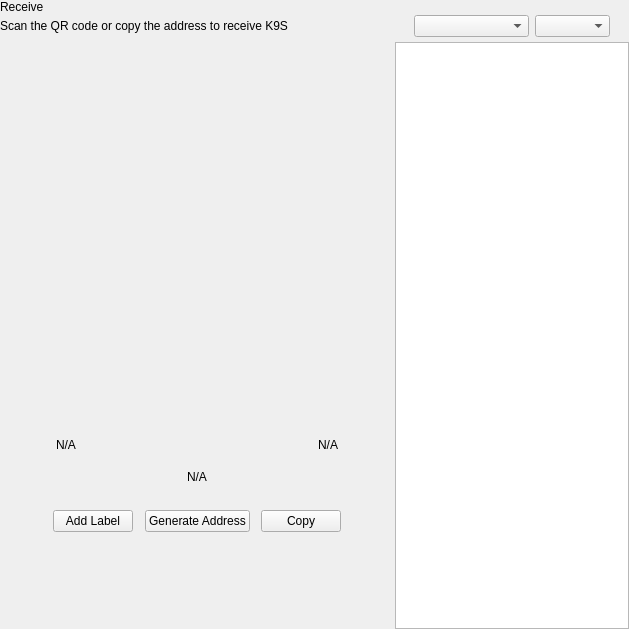
<?xml version="1.0" encoding="UTF-8"?>
<ui version="4.0">
 <class>ReceiveWidget</class>
 <widget class="QWidget" name="ReceiveWidget">
  <property name="geometry">
   <rect>
    <x>0</x>
    <y>0</y>
    <width>629</width>
    <height>629</height>
   </rect>
  </property>
  <property name="minimumSize">
   <size>
    <width>0</width>
    <height>0</height>
   </size>
  </property>
  <property name="windowTitle">
   <string>Form</string>
  </property>
  <layout class="QHBoxLayout" name="horizontalLayout_2" stretch="2,1">
   <property name="spacing">
    <number>0</number>
   </property>
   <property name="leftMargin">
    <number>0</number>
   </property>
   <property name="topMargin">
    <number>0</number>
   </property>
   <property name="rightMargin">
    <number>0</number>
   </property>
   <property name="bottomMargin">
    <number>0</number>
   </property>
   <item>
    <widget class="QWidget" name="left" native="true">
     <layout class="QVBoxLayout" name="verticalLayout_3">
      <property name="leftMargin">
       <number>0</number>
      </property>
      <property name="topMargin">
       <number>0</number>
      </property>
      <property name="rightMargin">
       <number>0</number>
      </property>
      <property name="bottomMargin">
       <number>0</number>
      </property>
      <item>
       <layout class="QVBoxLayout" name="verticalLayout_2">
        <property name="spacing">
         <number>0</number>
        </property>
        <property name="leftMargin">
         <number>0</number>
        </property>
        <item>
         <layout class="QHBoxLayout" name="horizontalLayout_3">
          <property name="spacing">
           <number>0</number>
          </property>
          <item>
           <layout class="QVBoxLayout" name="verticalLayout_4">
            <property name="spacing">
             <number>5</number>
            </property>
            <item>
             <widget class="QLabel" name="labelTitle">
              <property name="text">
               <string>Receive</string>
              </property>
             </widget>
            </item>
            <item alignment="Qt::AlignTop">
             <widget class="QLabel" name="labelSubtitle1">
              <property name="text">
               <string>Scan the QR code or copy the address to receive K9S</string>
              </property>
             </widget>
            </item>
           </layout>
          </item>
          <item>
           <spacer name="horizontalSpacer">
            <property name="orientation">
             <enum>Qt::Horizontal</enum>
            </property>
            <property name="sizeHint" stdset="0">
             <size>
              <width>40</width>
              <height>20</height>
             </size>
            </property>
           </spacer>
          </item>
         </layout>
        </item>
        <item>
         <spacer name="verticalSpacer_2">
          <property name="orientation">
           <enum>Qt::Vertical</enum>
          </property>
          <property name="sizeType">
           <enum>QSizePolicy::Expanding</enum>
          </property>
          <property name="sizeHint" stdset="0">
           <size>
            <width>20</width>
            <height>50</height>
           </size>
          </property>
         </spacer>
        </item>
        <item alignment="Qt::AlignHCenter">
         <widget class="QWidget" name="layoutQR" native="true">
          <property name="maximumSize">
           <size>
            <width>510</width>
            <height>16777215</height>
           </size>
          </property>
          <layout class="QVBoxLayout" name="verticalLayoutQr">
           <item>
            <spacer name="verticalSpacer11">
             <property name="orientation">
              <enum>Qt::Vertical</enum>
             </property>
             <property name="sizeType">
              <enum>QSizePolicy::Fixed</enum>
             </property>
             <property name="sizeHint" stdset="0">
              <size>
               <width>20</width>
               <height>20</height>
              </size>
             </property>
            </spacer>
           </item>
           <item alignment="Qt::AlignHCenter">
            <widget class="QLabel" name="labelQrImg">
             <property name="minimumSize">
              <size>
               <width>260</width>
               <height>260</height>
              </size>
             </property>
             <property name="maximumSize">
              <size>
               <width>260</width>
               <height>260</height>
              </size>
             </property>
             <property name="text">
              <string/>
             </property>
             <property name="alignment">
              <set>Qt::AlignCenter</set>
             </property>
            </widget>
           </item>
           <item>
            <spacer name="verticalSpacer_21">
             <property name="orientation">
              <enum>Qt::Vertical</enum>
             </property>
             <property name="sizeType">
              <enum>QSizePolicy::Fixed</enum>
             </property>
             <property name="sizeHint" stdset="0">
              <size>
               <width>20</width>
               <height>30</height>
              </size>
             </property>
            </spacer>
           </item>
           <item>
            <widget class="QWidget" name="widget" native="true">
             <property name="minimumSize">
              <size>
               <width>0</width>
               <height>0</height>
              </size>
             </property>
             <layout class="QHBoxLayout" name="horizontalLayout_5">
              <item>
               <widget class="QLabel" name="labelLabel">
                <property name="text">
                 <string notr="true">N/A</string>
                </property>
               </widget>
              </item>
              <item>
               <spacer name="horizontalSpacer_2">
                <property name="orientation">
                 <enum>Qt::Horizontal</enum>
                </property>
                <property name="sizeHint" stdset="0">
                 <size>
                  <width>141</width>
                  <height>20</height>
                 </size>
                </property>
               </spacer>
              </item>
              <item>
               <widget class="QLabel" name="labelDate">
                <property name="text">
                 <string notr="true">N/A</string>
                </property>
                <property name="alignment">
                 <set>Qt::AlignRight|Qt::AlignTrailing|Qt::AlignVCenter</set>
                </property>
               </widget>
              </item>
             </layout>
            </widget>
           </item>
           <item>
            <widget class="QLabel" name="labelAddress">
             <property name="sizePolicy">
              <sizepolicy hsizetype="Expanding" vsizetype="Preferred">
               <horstretch>0</horstretch>
               <verstretch>0</verstretch>
              </sizepolicy>
             </property>
             <property name="minimumSize">
              <size>
               <width>300</width>
               <height>0</height>
              </size>
             </property>
             <property name="text">
              <string notr="true">N/A</string>
             </property>
             <property name="alignment">
              <set>Qt::AlignCenter</set>
             </property>
            </widget>
           </item>
           <item>
            <spacer name="verticalSpacer_4">
             <property name="orientation">
              <enum>Qt::Vertical</enum>
             </property>
             <property name="sizeType">
              <enum>QSizePolicy::Fixed</enum>
             </property>
             <property name="sizeHint" stdset="0">
              <size>
               <width>20</width>
               <height>20</height>
              </size>
             </property>
            </spacer>
           </item>
           <item>
            <layout class="QHBoxLayout" name="horizontalLayout_4">
             <item alignment="Qt::AlignHCenter">
              <widget class="QPushButton" name="pushButtonLabel">
               <property name="focusPolicy">
                <enum>Qt::NoFocus</enum>
               </property>
               <property name="text">
                <string>Add Label</string>
               </property>
              </widget>
             </item>
             <item alignment="Qt::AlignHCenter">
              <widget class="QPushButton" name="pushButtonNewAddress">
               <property name="focusPolicy">
                <enum>Qt::NoFocus</enum>
               </property>
               <property name="text">
                <string>Generate Address</string>
               </property>
              </widget>
             </item>
             <item alignment="Qt::AlignHCenter">
              <widget class="QPushButton" name="pushButtonCopy">
               <property name="focusPolicy">
                <enum>Qt::NoFocus</enum>
               </property>
               <property name="text">
                <string>Copy</string>
               </property>
              </widget>
             </item>
            </layout>
           </item>
           <item>
            <spacer name="verticalSpacer_3">
             <property name="orientation">
              <enum>Qt::Vertical</enum>
             </property>
             <property name="sizeType">
              <enum>QSizePolicy::Expanding</enum>
             </property>
             <property name="sizeHint" stdset="0">
              <size>
               <width>20</width>
               <height>20</height>
              </size>
             </property>
            </spacer>
           </item>
          </layout>
         </widget>
        </item>
        <item>
         <spacer name="verticalSpacer">
          <property name="orientation">
           <enum>Qt::Vertical</enum>
          </property>
          <property name="sizeHint" stdset="0">
           <size>
            <width>20</width>
            <height>40</height>
           </size>
          </property>
         </spacer>
        </item>
       </layout>
      </item>
     </layout>
    </widget>
   </item>
   <item>
    <widget class="QWidget" name="right" native="true">
     <layout class="QVBoxLayout" name="verticalLayout_5">
      <property name="spacing">
       <number>0</number>
      </property>
      <property name="leftMargin">
       <number>1</number>
      </property>
      <property name="topMargin">
       <number>0</number>
      </property>
      <property name="rightMargin">
       <number>0</number>
      </property>
      <property name="bottomMargin">
       <number>0</number>
      </property>
      <item>
       <layout class="QVBoxLayout" name="container_right">
        <property name="spacing">
         <number>0</number>
        </property>
        <property name="leftMargin">
         <number>0</number>
        </property>
        <property name="rightMargin">
         <number>0</number>
        </property>
        <item>
         <layout class="QVBoxLayout" name="verticalLayout">
          <property name="spacing">
           <number>6</number>
          </property>
          <property name="leftMargin">
           <number>19</number>
          </property>
          <property name="rightMargin">
           <number>19</number>
          </property>
          <item>
           <widget class="OptionButton" name="btnRequest" native="true"/>
          </item>
          <item>
           <widget class="OptionButton" name="btnMyAddresses" native="true">
            <property name="sizePolicy">
             <sizepolicy hsizetype="Preferred" vsizetype="Minimum">
              <horstretch>0</horstretch>
              <verstretch>0</verstretch>
             </sizepolicy>
            </property>
           </widget>
          </item>
         </layout>
        </item>
        <item>
         <widget class="QWidget" name="sortWidget" native="true">
          <layout class="QHBoxLayout" name="horizontalLayout_6">
           <property name="leftMargin">
            <number>19</number>
           </property>
           <property name="rightMargin">
            <number>19</number>
           </property>
           <property name="bottomMargin">
            <number>5</number>
           </property>
           <item>
            <spacer name="horizontalSpacer_3">
             <property name="orientation">
              <enum>Qt::Horizontal</enum>
             </property>
             <property name="sizeHint" stdset="0">
              <size>
               <width>40</width>
               <height>20</height>
              </size>
             </property>
            </spacer>
           </item>
           <item>
            <widget class="QComboBox" name="comboBoxSort">
             <property name="sizePolicy">
              <sizepolicy hsizetype="Preferred" vsizetype="Fixed">
               <horstretch>0</horstretch>
               <verstretch>0</verstretch>
              </sizepolicy>
             </property>
             <property name="minimumSize">
              <size>
               <width>115</width>
               <height>0</height>
              </size>
             </property>
            </widget>
           </item>
           <item>
            <widget class="QComboBox" name="comboBoxSortOrder">
             <property name="sizePolicy">
              <sizepolicy hsizetype="Preferred" vsizetype="Fixed">
               <horstretch>0</horstretch>
               <verstretch>0</verstretch>
              </sizepolicy>
             </property>
             <property name="minimumSize">
              <size>
               <width>75</width>
               <height>0</height>
              </size>
             </property>
            </widget>
           </item>
          </layout>
         </widget>
        </item>
        <item>
         <widget class="QListView" name="listViewAddress"/>
        </item>
       </layout>
      </item>
     </layout>
    </widget>
   </item>
  </layout>
 </widget>
 <customwidgets>
  <customwidget>
   <class>OptionButton</class>
   <extends>QWidget</extends>
   <header>qt/pivx/optionbutton.h</header>
   <container>1</container>
  </customwidget>
 </customwidgets>
 <resources/>
 <connections/>
</ui>
